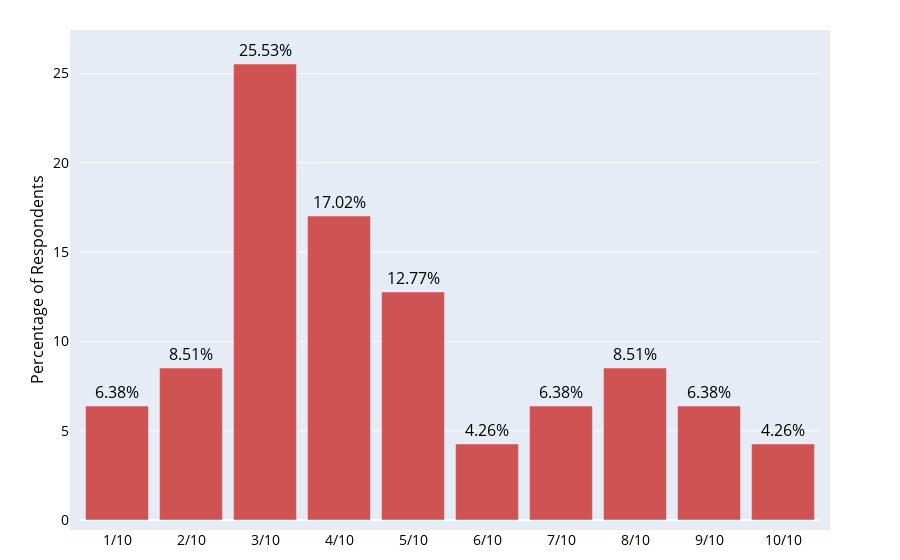

Source (notebook cell):
### Code cell
labels = ['1/10', '2/10', '3/10', '4/10', '5/10', '6/10', '7/10', '8/10', '9/10', '10/10']
values = [6.38, 8.51, 25.53, 17.02, 12.77, 4.26, 6.38, 8.51, 6.38, 4.26]
fig = go.Figure(data=[go.Bar(y=values, 
                             x=labels, 
                             text=values, 
                             marker_color='rgb(208,83,83)',
                             textfont_color='#000000',
                             orientation='v',
                             textfont_size=16
                             )])
fig.update_layout(
    xaxis=dict(
        #categoryorder='total ascending', 
        color='#000000',
        titlefont_size=16,
        tickfont_size=14
    ), 
    yaxis=dict(
        title='Percentage of Respondents',
        color='#000000',
        titlefont_size=16,
        tickfont_size=14
    ),
    bargap=0.15, 
    margin=dict(l=80, r=80, t=40, b=40, pad=10))
fig.update_traces(texttemplate='%{text}%', textposition='outside')
iplot(fig)

fig.write_image("presentationImages/COVID_S4_RateEngagementVertical_MonoColors.png", width=800, height=800)

### Figure 1 — Plotly figure (JSON) as saved in the notebook; plotly's stock layout.template omitted (floating-point values rounded to 4 significant figures)
{"data": [{"marker": {"color": "rgb(208,83,83)"}, "orientation": "v", "text": ["6.38", "8.51", "25.53", "17.02", "12.77", "4.26", "6.38", "8.51", "6.38", "4.26"], "textfont": {"color": "#000000", "size": 16}, "textposition": "outside", "texttemplate": "%{text}%", "type": "bar", "x": ["1/10", "2/10", "3/10", "4/10", "5/10", "6/10", "7/10", "8/10", "9/10", "10/10"], "y": [6.38, 8.51, 25.53, 17.02, 12.77, 4.26, 6.38, 8.51, 6.38, 4.26]}], "layout": {"bargap": 0.15, "margin": {"b": 40, "l": 80, "pad": 10, "r": 80, "t": 40}, "xaxis": {"color": "#000000", "tickfont": {"size": 14}, "title": {"font": {"size": 16}}}, "yaxis": {"color": "#000000", "tickfont": {"size": 14}, "title": {"font": {"size": 16}, "text": "Percentage of Respondents"}}}}
